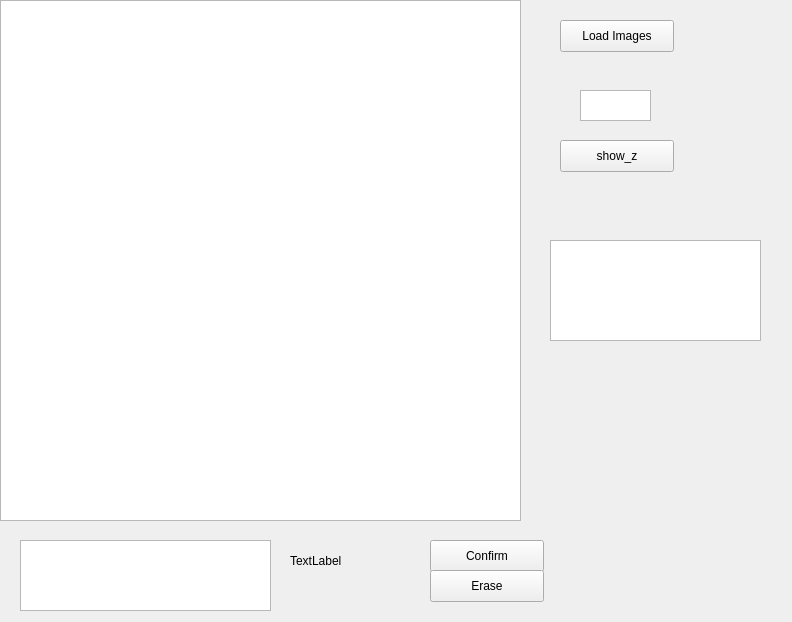
<?xml version="1.0" encoding="UTF-8"?>
<ui version="4.0">
 <class>Form</class>
 <widget class="QWidget" name="Form">
  <property name="geometry">
   <rect>
    <x>0</x>
    <y>0</y>
    <width>792</width>
    <height>622</height>
   </rect>
  </property>
  <property name="mouseTracking">
   <bool>true</bool>
  </property>
  <property name="windowTitle">
   <string>Form</string>
  </property>
  <widget class="QPushButton" name="Button_load">
   <property name="geometry">
    <rect>
     <x>560</x>
     <y>20</y>
     <width>114</width>
     <height>32</height>
    </rect>
   </property>
   <property name="text">
    <string>Load Images</string>
   </property>
  </widget>
  <widget class="QPlainTextEdit" name="pTextEdit">
   <property name="geometry">
    <rect>
     <x>580</x>
     <y>90</y>
     <width>71</width>
     <height>31</height>
    </rect>
   </property>
  </widget>
  <widget class="QLabel" name="label_mouse">
   <property name="geometry">
    <rect>
     <x>290</x>
     <y>540</y>
     <width>141</width>
     <height>41</height>
    </rect>
   </property>
   <property name="text">
    <string>TextLabel</string>
   </property>
  </widget>
  <widget class="ImageView" name="particle_im">
   <property name="geometry">
    <rect>
     <x>0</x>
     <y>0</y>
     <width>521</width>
     <height>521</height>
    </rect>
   </property>
  </widget>
  <widget class="QPushButton" name="Button_confirm">
   <property name="geometry">
    <rect>
     <x>430</x>
     <y>540</y>
     <width>114</width>
     <height>32</height>
    </rect>
   </property>
   <property name="text">
    <string>Confirm</string>
   </property>
  </widget>
  <widget class="QPushButton" name="Button_erase">
   <property name="geometry">
    <rect>
     <x>430</x>
     <y>570</y>
     <width>114</width>
     <height>32</height>
    </rect>
   </property>
   <property name="text">
    <string>Erase</string>
   </property>
  </widget>
  <widget class="QPlainTextEdit" name="pTEdit_points">
   <property name="geometry">
    <rect>
     <x>20</x>
     <y>540</y>
     <width>251</width>
     <height>71</height>
    </rect>
   </property>
  </widget>
  <widget class="QPlainTextEdit" name="pTEdit_circleCenter">
   <property name="geometry">
    <rect>
     <x>550</x>
     <y>240</y>
     <width>211</width>
     <height>101</height>
    </rect>
   </property>
  </widget>
  <widget class="QPushButton" name="Btn_showz">
   <property name="geometry">
    <rect>
     <x>560</x>
     <y>140</y>
     <width>114</width>
     <height>32</height>
    </rect>
   </property>
   <property name="text">
    <string>show_z</string>
   </property>
  </widget>
 </widget>
 <customwidgets>
  <customwidget>
   <class>ImageView</class>
   <extends>QGraphicsView</extends>
   <header>pyqtgraph</header>
  </customwidget>
 </customwidgets>
 <resources/>
 <connections/>
</ui>
